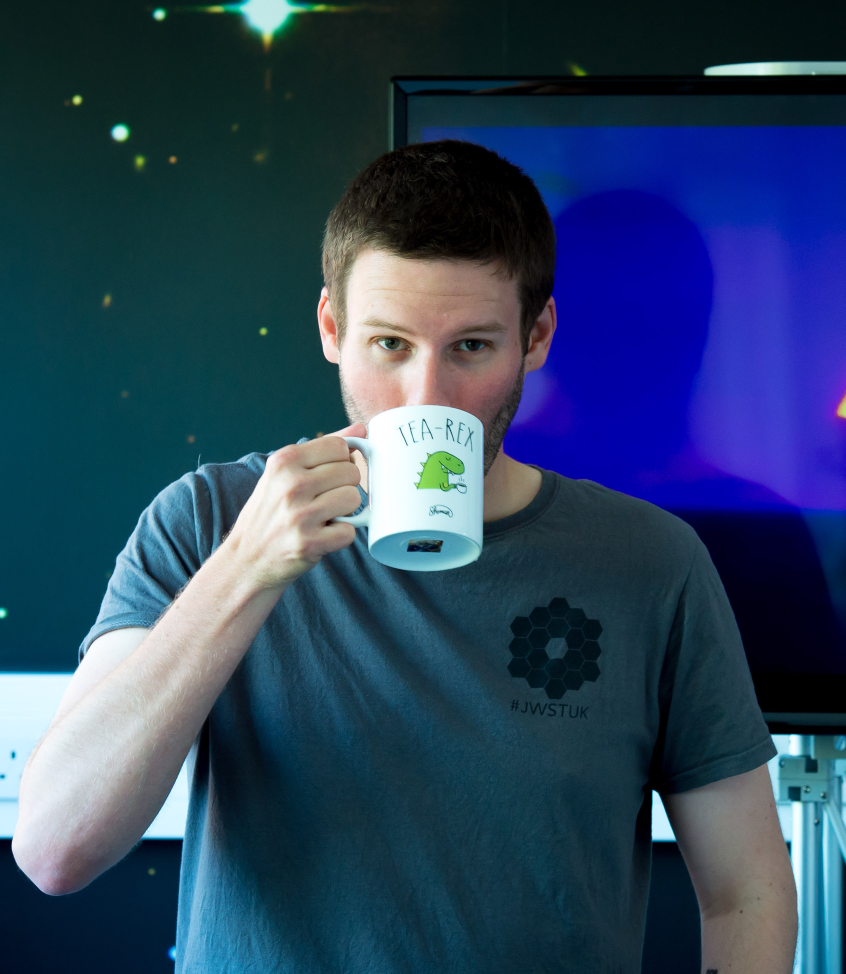
#> input picture imgs/timeline/original/SW.jpg, 2537 x 2921 px (shown at 1/3 size); its folder holds only this picture in this run
$ python create_thumb.py   (older library calls are emulated)
#> lines starting #> are read from the running program, lines starting #| are printed output that depends on the picture


from PIL import Image, ImageOps, ImageEnhance
import glob, os


for infile in glob.glob('original/*'):

    f = infile.split('/')[-1]
    im = Image.open(infile)
#> im is the input picture: PIL image 2537x2921 RGB; mean R, G, B 43.7, 66.7, 94.7

    print(f, im.size)
#| SW.jpg (2537, 2921)

    ipad = ImageOps.fit(im, (512,768), method=Image.ANTIALIAS, bleed=0.0, centering=(0.5, 0.5))
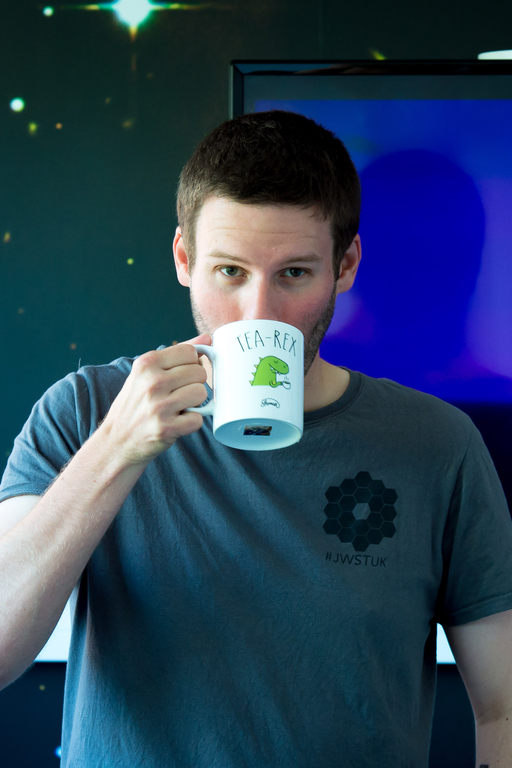
#> ipad: PIL image 512x768 RGB; mean R, G, B 43.4, 65.5, 90.1
    ipad.save(f'ipad/{f}')

    console = ImageOps.fit(im, (1080,1080), method=Image.ANTIALIAS, bleed=0.0, centering=(0.5, 0.5))
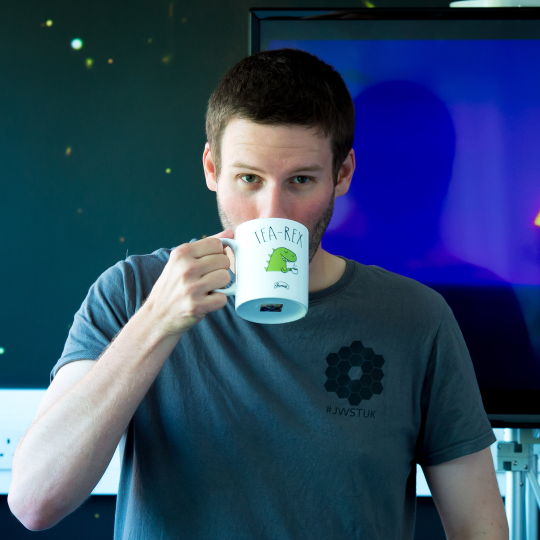
#> console: PIL image 1080x1080 RGB (shown at 1/2 size); mean R, G, B 47.2, 69.4, 100.4
    console.save(f'console/{f}')
